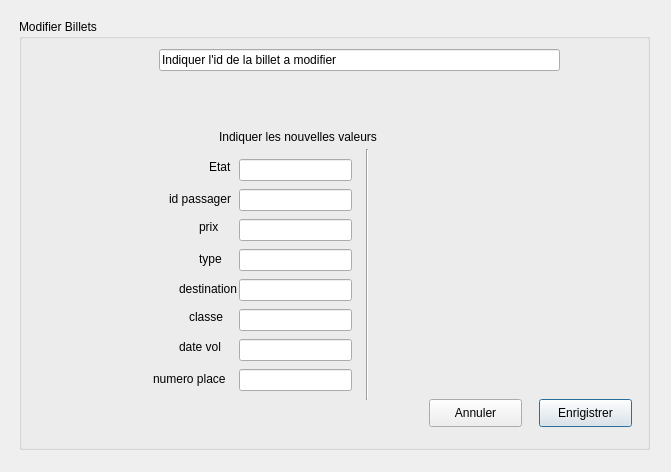
<?xml version="1.0" encoding="UTF-8"?>
<ui version="4.0">
 <class>Modifier_billets</class>
 <widget class="QDialog" name="Modifier_billets">
  <property name="geometry">
   <rect>
    <x>0</x>
    <y>0</y>
    <width>671</width>
    <height>472</height>
   </rect>
  </property>
  <property name="windowTitle">
   <string>Dialog</string>
  </property>
  <widget class="QGroupBox" name="groupBox">
   <property name="geometry">
    <rect>
     <x>19</x>
     <y>19</y>
     <width>631</width>
     <height>431</height>
    </rect>
   </property>
   <property name="title">
    <string>Modifier Billets</string>
   </property>
   <widget class="QPushButton" name="enrigistrer_modification">
    <property name="geometry">
     <rect>
      <x>520</x>
      <y>380</y>
      <width>93</width>
      <height>28</height>
     </rect>
    </property>
    <property name="text">
     <string>Enrigistrer</string>
    </property>
   </widget>
   <widget class="QPushButton" name="annuler">
    <property name="geometry">
     <rect>
      <x>410</x>
      <y>380</y>
      <width>93</width>
      <height>28</height>
     </rect>
    </property>
    <property name="text">
     <string>Annuler</string>
    </property>
   </widget>
   <widget class="QLabel" name="label_8">
    <property name="geometry">
     <rect>
      <x>180</x>
      <y>230</y>
      <width>31</width>
      <height>20</height>
     </rect>
    </property>
    <property name="text">
     <string>type</string>
    </property>
   </widget>
   <widget class="QLabel" name="label_7">
    <property name="geometry">
     <rect>
      <x>180</x>
      <y>200</y>
      <width>55</width>
      <height>16</height>
     </rect>
    </property>
    <property name="text">
     <string>prix</string>
    </property>
   </widget>
   <widget class="QLineEdit" name="prix">
    <property name="geometry">
     <rect>
      <x>220</x>
      <y>200</y>
      <width>113</width>
      <height>22</height>
     </rect>
    </property>
   </widget>
   <widget class="QLineEdit" name="etat">
    <property name="geometry">
     <rect>
      <x>220</x>
      <y>140</y>
      <width>113</width>
      <height>22</height>
     </rect>
    </property>
   </widget>
   <widget class="QLabel" name="label_6">
    <property name="geometry">
     <rect>
      <x>150</x>
      <y>170</y>
      <width>81</width>
      <height>20</height>
     </rect>
    </property>
    <property name="text">
     <string>id passager</string>
    </property>
   </widget>
   <widget class="QLabel" name="label_4">
    <property name="geometry">
     <rect>
      <x>200</x>
      <y>110</y>
      <width>201</width>
      <height>16</height>
     </rect>
    </property>
    <property name="text">
     <string>Indiquer les nouvelles valeurs</string>
    </property>
   </widget>
   <widget class="QLineEdit" name="id">
    <property name="geometry">
     <rect>
      <x>140</x>
      <y>30</y>
      <width>401</width>
      <height>22</height>
     </rect>
    </property>
    <property name="text">
     <string>Indiquer l'id de la billet a modifier</string>
    </property>
   </widget>
   <widget class="Line" name="line">
    <property name="geometry">
     <rect>
      <x>340</x>
      <y>130</y>
      <width>16</width>
      <height>251</height>
     </rect>
    </property>
    <property name="orientation">
     <enum>Qt::Vertical</enum>
    </property>
   </widget>
   <widget class="QLabel" name="label_5">
    <property name="geometry">
     <rect>
      <x>190</x>
      <y>140</y>
      <width>55</width>
      <height>16</height>
     </rect>
    </property>
    <property name="text">
     <string>Etat</string>
    </property>
   </widget>
   <widget class="QLineEdit" name="id_passager">
    <property name="geometry">
     <rect>
      <x>220</x>
      <y>170</y>
      <width>113</width>
      <height>22</height>
     </rect>
    </property>
   </widget>
   <widget class="QLineEdit" name="type">
    <property name="geometry">
     <rect>
      <x>220</x>
      <y>230</y>
      <width>113</width>
      <height>22</height>
     </rect>
    </property>
   </widget>
   <widget class="QLineEdit" name="destination">
    <property name="geometry">
     <rect>
      <x>220</x>
      <y>260</y>
      <width>113</width>
      <height>22</height>
     </rect>
    </property>
   </widget>
   <widget class="QLineEdit" name="classe">
    <property name="geometry">
     <rect>
      <x>220</x>
      <y>290</y>
      <width>113</width>
      <height>22</height>
     </rect>
    </property>
   </widget>
   <widget class="QLineEdit" name="datevol">
    <property name="geometry">
     <rect>
      <x>220</x>
      <y>320</y>
      <width>113</width>
      <height>22</height>
     </rect>
    </property>
   </widget>
   <widget class="QLineEdit" name="numplace">
    <property name="geometry">
     <rect>
      <x>220</x>
      <y>350</y>
      <width>113</width>
      <height>22</height>
     </rect>
    </property>
   </widget>
   <widget class="QLabel" name="label">
    <property name="geometry">
     <rect>
      <x>160</x>
      <y>260</y>
      <width>71</width>
      <height>20</height>
     </rect>
    </property>
    <property name="text">
     <string>destination</string>
    </property>
   </widget>
   <widget class="QLabel" name="label_2">
    <property name="geometry">
     <rect>
      <x>170</x>
      <y>290</y>
      <width>55</width>
      <height>16</height>
     </rect>
    </property>
    <property name="text">
     <string>classe</string>
    </property>
   </widget>
   <widget class="QLabel" name="label_3">
    <property name="geometry">
     <rect>
      <x>160</x>
      <y>320</y>
      <width>55</width>
      <height>16</height>
     </rect>
    </property>
    <property name="text">
     <string>date vol</string>
    </property>
   </widget>
   <widget class="QLabel" name="label_9">
    <property name="geometry">
     <rect>
      <x>134</x>
      <y>350</y>
      <width>81</width>
      <height>20</height>
     </rect>
    </property>
    <property name="text">
     <string>numero place</string>
    </property>
   </widget>
  </widget>
 </widget>
 <resources/>
 <connections>
  <connection>
   <sender>annuler</sender>
   <signal>clicked()</signal>
   <receiver>Modifier_billets</receiver>
   <slot>reject()</slot>
   <hints>
    <hint type="sourcelabel">
     <x>469</x>
     <y>411</y>
    </hint>
    <hint type="destinationlabel">
     <x>477</x>
     <y>456</y>
    </hint>
   </hints>
  </connection>
  <connection>
   <sender>enrigistrer_modification</sender>
   <signal>clicked()</signal>
   <receiver>Modifier_billets</receiver>
   <slot>close()</slot>
   <hints>
    <hint type="sourcelabel">
     <x>586</x>
     <y>415</y>
    </hint>
    <hint type="destinationlabel">
     <x>586</x>
     <y>453</y>
    </hint>
   </hints>
  </connection>
 </connections>
</ui>
